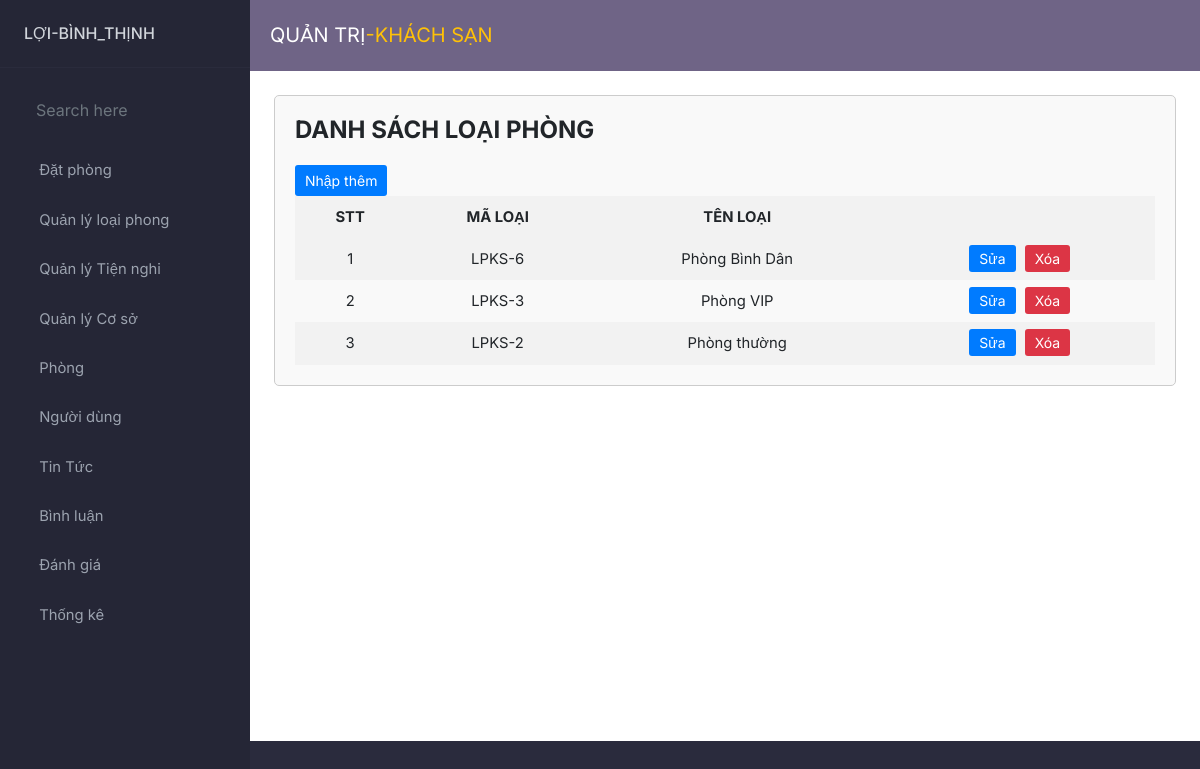
/admin/index.php?act=danhs_loaiphong, run on the app's committed database.
### tables this page shows
CREATE TABLE `loai_phong` (
  `ma_loai` int(11) NOT NULL,
  `ten_loai` varchar(255) DEFAULT NULL
);

### model/pdo.php (called while the page is built, shortened)
<?php
function pdo_get_connection()
{
    $dburl = "mysql:host=localhost;dbname=du_an_1;charset=utf8";
    $username = 'root';
    $password = '';
    $conn = new PDO($dburl, $username, $password);
    $conn->setAttribute(PDO::ATTR_ERRMODE, PDO::ERRMODE_EXCEPTION);
    return $conn;
}
function pdo_query($sql)
{
    $sql_args = array_slice(func_get_args(), 1);
    try {
        $conn = pdo_get_connection();
        $stmt = $conn->prepare($sql);
        $stmt->execute($sql_args);
        $rows = $stmt->fetchAll();
        return $rows;
    } catch (PDOException $e) {
        throw $e;
    } finally {
        unset($conn);
    }
}

### model/loaiphong.php (called while the page is built, shortened)
<?php
function list_loaiphong()
{
    $sql = "SELECT * FROM loai_phong order by ma_loai desc ";
    $result = pdo_query($sql);
    return $result;
}

### admin/loaiphong/danhsachloaiphong.php (the view)
<div class="form-container1">
    <h1 class="admin__list-title">DANH SÁCH LOẠI PHÒNG</h1>
    <div class="admin__list-buttons">
        <a href="index.php?act=themloaiphong" class="admin__button-link"><input type="button" value="Nhập thêm" class="admin__button"></a>
    </div>
    <div class="admin__list-table">
        <?php if (!empty($result)) : ?>
            <table class="admin__table">
                <tr>
                    <th>STT</th>
                    <th>MÃ LOẠI</th>
                    <th>TÊN LOẠI</th>
                    <th></th>
                </tr>
                <?php $soThuTu = 1; ?>
                <?php foreach ($result as $loaiphong) {
                    extract($loaiphong);
                    $sua_loaiphong = "index.php?act=sua_loaiphong&id=" . $loaiphong["ma_loai"];
                    $xoa_loaiphong = "index.php?act=xoa_loaiphong&id=" . $loaiphong["ma_loai"];
                ?>
                    <tr>
                        <td><?php echo $soThuTu; ?></td>
                        <td>LPKS-<?php echo $loaiphong['ma_loai']; ?></td>
                        <td><?php echo $loaiphong['ten_loai']; ?></td>
                        <td>
                            <a href="<?php echo $sua_loaiphong; ?>" class="admin__edit-button">Sửa</a>
                            <a href="<?php echo $xoa_loaiphong; ?>" class="admin__delete-button">Xóa</a>
                        </td>
                    </tr>
                    <?php $soThuTu++; ?>
                <?php } ?>
            </table>
        <?php else : ?>
            <p>Không có dữ liệu loại phòng.</p>
        <?php endif; ?>
    </div>
</div>

### admin/css/style.css (style rules this page uses)
:root { --dk-gray-100: #F3F4F6; --dk-gray-200: #E5E7EB; --dk-gray-300: #D1D5DB; --dk-gray-400: #9CA3AF; --dk-gray-500: #6B7280; --dk-gray-600: #4B5563; --dk-gray-700: #374151; --dk-gray-800: #1F2937; --dk-gray-900: #111827; --dk-dark-bg: #313348; --dk-darker-bg: #2a2b3d; --navbar-bg-color: #6f6486; --sidebar-bg-color: #252636; --sidebar-width: 250px; }
* { margin: 0; padding: 0; box-sizing: border-box; }
body { font-family: 'Inter', sans-serif; background-color: var(--dk-darker-bg); font-size: .925rem; }

### admin/css/from.css (style rules this page uses)
.form-container1 { max-width: 2000px; margin: 0 auto; padding: 20px; border: 1px solid #ccc; border-radius: 5px; background-color: #f9f9f9; }
.admin__list-title { font-size: 24px; font-weight: bold; margin-bottom: 20px; }
.admin__table { width: 100%; border-collapse: collapse; }
.admin__table th { font-weight: bold; padding: 10px; text-align: center; background-color: #f2f2f2; }
.admin__table tr:nth-child(even) { background-color: #f2f2f2; }
.admin__table td { padding: 10px; text-align: center; }
.admin__button { padding: 5px 10px; margin-right: 10px; background-color: #007bff; color: #fff; border: none; border-radius: 3px; cursor: pointer; font-size: 14px; }
.admin__button-link { text-decoration: none; }
.admin__list-buttons { margin-top: 10px; }
.admin__edit-button { padding: 5px 10px; background-color: #007bff; color: #fff; border: none; border-radius: 3px; cursor: pointer; text-decoration: none; font-size: 14px; margin-right: 5px; }
.admin__delete-button { padding: 5px 10px; background-color: #dc3545; color: #fff; border: none; border-radius: 3px; cursor: pointer; text-decoration: none; font-size: 14px; }

### data on the page
loai_phong: ma_loai "6", ten_loai "Phòng Bình Dân"
loai_phong: ma_loai "3", ten_loai "Phòng VIP"
loai_phong: ma_loai "2", ten_loai "Phòng thường"
